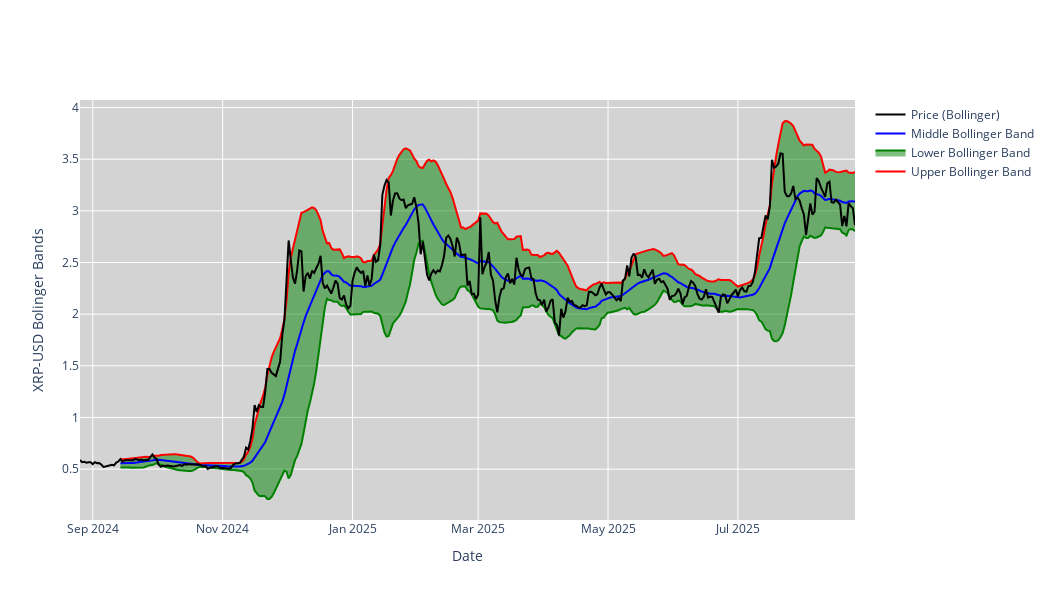

The code cell stored with this chart in its notebook:
### Code cell
#MA
stock_data['M10'] = stock_data['Close'].rolling(window=10).mean()
stock_data['M20'] = stock_data['Close'].rolling(window=20).mean()

#Bolinger Bands
stock_data['SD'] = stock_data['Close'].rolling(window=20).std()
# Calculate the Upper Bollinger Band (UB) and Lower Bollinger Band (LB)
stock_data['UB'] = stock_data['M20'] + 2 * stock_data['SD']
stock_data['LB'] = stock_data['M20'] - 2 * stock_data['SD']

#BB graph
fig = go.Figure()
fig.add_trace(go.Scatter(x=stock_data.index, y=stock_data['UB'], mode='lines', name='Upper Bollinger Band', visible=True, line=dict(color='red')))
fig.add_trace(go.Scatter(x=stock_data.index, y=stock_data['LB'], fill='tonexty', mode='lines', name='Lower Bollinger Band', visible=True, line=dict(color='green')))
fig.add_trace(go.Scatter(x=stock_data.index, y=stock_data['M20'], mode='lines', name='Middle Bollinger Band', visible=True, line=dict(color='blue')))
fig.add_trace(go.Scatter(x=stock_data.index, y=stock_data['Close'], mode='lines', name='Price (Bollinger)', visible=True, line=dict(color='black')))
fig.update_layout(
    xaxis_rangeslider_visible=False,
    yaxis_title=f'{ticker} Bolinger Bands',
    xaxis_title='Date',
    plot_bgcolor='lightgrey',
    width=1050,
    height=600
)
fig.show()

### Figure 1 — Plotly figure (JSON) as saved in the notebook; plotly's stock layout.template omitted (floating-point values rounded to 4 significant figures; data arrays with more than 128 entries replaced by an {"elided": "..."} marker saying what was removed)
{"data": [{"line": {"color": "red"}, "mode": "lines", "name": "Upper Bollinger Band", "type": "scatter", "visible": true, "x": {"elided": "365 str values"}, "y": {"elided": "365 float values"}}, {"fill": "tonexty", "line": {"color": "green"}, "mode": "lines", "name": "Lower Bollinger Band", "type": "scatter", "visible": true, "x": {"elided": "365 str values"}, "y": {"elided": "365 float values"}}, {"line": {"color": "blue"}, "mode": "lines", "name": "Middle Bollinger Band", "type": "scatter", "visible": true, "x": {"elided": "365 str values"}, "y": {"elided": "365 float values"}}, {"line": {"color": "black"}, "mode": "lines", "name": "Price (Bollinger)", "type": "scatter", "visible": true, "x": {"elided": "365 str values"}, "y": {"elided": "365 float values"}}], "layout": {"height": 600, "plot_bgcolor": "lightgrey", "width": 1050, "xaxis": {"rangeslider": {"visible": false}, "title": {"text": "Date"}}, "yaxis": {"title": {"text": "XRP-USD Bolinger Bands"}}}}
